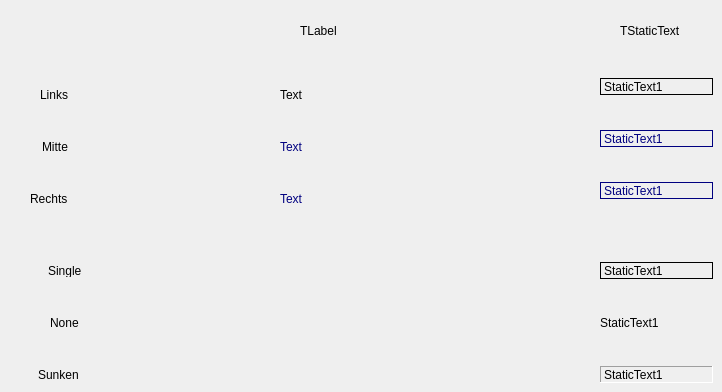
   <widget class="QWidget" name="TabSheet12">
    <attribute name="title">
     <string>Labels</string>
    </attribute>
    <property name="toolTip">
     <string></string>
    </property>
    <widget class="QLabel" name="Label16">
     <property name="geometry">
      <rect>
       <x>280</x>
       <y>88</y>
       <width>81</width>
       <height>13</height>
      </rect>
     </property>
     <property name="text">
      <string>Text</string>
     </property>
     <property name="enabled">
      <bool>true</bool>
     </property>
     <property name="toolTip">
      <string>Tooltip</string>
     </property>
    </widget>
    <widget class="QLabel" name="Label17">
     <property name="geometry">
      <rect>
       <x>40</x>
       <y>88</y>
       <width>31</width>
       <height>13</height>
      </rect>
     </property>
     <property name="text">
      <string>Links</string>
     </property>
     <property name="enabled">
      <bool>true</bool>
     </property>
     <property name="toolTip">
      <string>Tooltip</string>
     </property>
     <property name="palette">
      <palette>
       <active>
        <colorrole role="WindowText">
         <brush brushstyle="SolidPattern">
          <color alpha="255">
           <red>0</red>
           <green>0</green>
           <blue>0</blue>
          </color>
         </brush>
        </colorrole>
       </active>
       <inactive>
        <colorrole role="WindowText">
         <brush brushstyle="SolidPattern">
          <color alpha="255">
           <red>0</red>
           <green>0</green>
           <blue>0</blue>
          </color>
         </brush>
        </colorrole>
       </inactive>
       <disabled>
        <colorrole role="WindowText">
         <brush brushstyle="SolidPattern">
          <color alpha="255">
           <red>0</red>
           <green>0</green>
           <blue>0</blue>
          </color>
         </brush>
        </colorrole>
       </disabled>
      </palette>
     </property>
    </widget>
    <widget class="QLabel" name="Label18">
     <property name="geometry">
      <rect>
       <x>42</x>
       <y>140</y>
       <width>29</width>
       <height>13</height>
      </rect>
     </property>
     <property name="text">
      <string>Mitte</string>
     </property>
     <property name="enabled">
      <bool>true</bool>
     </property>
     <property name="toolTip">
      <string>Tooltip</string>
     </property>
     <property name="palette">
      <palette>
       <active>
        <colorrole role="WindowText">
         <brush brushstyle="SolidPattern">
          <color alpha="255">
           <red>0</red>
           <green>0</green>
           <blue>0</blue>
          </color>
         </brush>
        </colorrole>
       </active>
       <inactive>
        <colorrole role="WindowText">
         <brush brushstyle="SolidPattern">
          <color alpha="255">
           <red>0</red>
           <green>0</green>
           <blue>0</blue>
          </color>
         </brush>
        </colorrole>
       </inactive>
       <disabled>
        <colorrole role="WindowText">
         <brush brushstyle="SolidPattern">
          <color alpha="255">
           <red>0</red>
           <green>0</green>
           <blue>0</blue>
          </color>
         </brush>
        </colorrole>
       </disabled>
      </palette>
     </property>
    </widget>
    <widget class="QLabel" name="Label19">
     <property name="geometry">
      <rect>
       <x>30</x>
       <y>192</y>
       <width>41</width>
       <height>13</height>
      </rect>
     </property>
     <property name="text">
      <string>Rechts</string>
     </property>
     <property name="enabled">
      <bool>true</bool>
     </property>
     <property name="toolTip">
      <string>Tooltip</string>
     </property>
     <property name="palette">
      <palette>
       <active>
        <colorrole role="WindowText">
         <brush brushstyle="SolidPattern">
          <color alpha="255">
           <red>0</red>
           <green>0</green>
           <blue>0</blue>
          </color>
         </brush>
        </colorrole>
       </active>
       <inactive>
        <colorrole role="WindowText">
         <brush brushstyle="SolidPattern">
          <color alpha="255">
           <red>0</red>
           <green>0</green>
           <blue>0</blue>
          </color>
         </brush>
        </colorrole>
       </inactive>
       <disabled>
        <colorrole role="WindowText">
         <brush brushstyle="SolidPattern">
          <color alpha="255">
           <red>0</red>
           <green>0</green>
           <blue>0</blue>
          </color>
         </brush>
        </colorrole>
       </disabled>
      </palette>
     </property>
    </widget>
    <widget class="QLabel" name="Label20">
     <property name="geometry">
      <rect>
       <x>300</x>
       <y>24</y>
       <width>40</width>
       <height>13</height>
      </rect>
     </property>
     <property name="text">
      <string>TLabel</string>
     </property>
     <property name="enabled">
      <bool>true</bool>
     </property>
     <property name="toolTip">
      <string>Tooltip</string>
     </property>
     <property name="palette">
      <palette>
       <active>
        <colorrole role="WindowText">
         <brush brushstyle="SolidPattern">
          <color alpha="255">
           <red>0</red>
           <green>0</green>
           <blue>0</blue>
          </color>
         </brush>
        </colorrole>
       </active>
       <inactive>
        <colorrole role="WindowText">
         <brush brushstyle="SolidPattern">
          <color alpha="255">
           <red>0</red>
           <green>0</green>
           <blue>0</blue>
          </color>
         </brush>
        </colorrole>
       </inactive>
       <disabled>
        <colorrole role="WindowText">
         <brush brushstyle="SolidPattern">
          <color alpha="255">
           <red>0</red>
           <green>0</green>
           <blue>0</blue>
          </color>
         </brush>
        </colorrole>
       </disabled>
      </palette>
     </property>
    </widget>
    <widget class="QLabel" name="Label21">
     <property name="geometry">
      <rect>
       <x>280</x>
       <y>140</y>
       <width>81</width>
       <height>13</height>
      </rect>
     </property>
     <property name="text">
      <string>Text</string>
     </property>
     <property name="enabled">
      <bool>true</bool>
     </property>
     <property name="toolTip">
      <string>Tooltip</string>
     </property>
     <property name="palette">
      <palette>
       <active>
        <colorrole role="WindowText">
         <brush brushstyle="SolidPattern">
          <color alpha="255">
           <red>0</red>
           <green>0</green>
           <blue>128</blue>
          </color>
         </brush>
        </colorrole>
       </active>
       <inactive>
        <colorrole role="WindowText">
         <brush brushstyle="SolidPattern">
          <color alpha="255">
           <red>0</red>
           <green>0</green>
           <blue>128</blue>
          </color>
         </brush>
        </colorrole>
       </inactive>
       <disabled>
        <colorrole role="WindowText">
         <brush brushstyle="SolidPattern">
          <color alpha="255">
           <red>0</red>
           <green>0</green>
           <blue>128</blue>
          </color>
         </brush>
        </colorrole>
       </disabled>
      </palette>
     </property>
    </widget>
    <widget class="QLabel" name="Label22">
     <property name="geometry">
      <rect>
       <x>280</x>
       <y>192</y>
       <width>81</width>
       <height>13</height>
      </rect>
     </property>
     <property name="text">
      <string>Text</string>
     </property>
     <property name="enabled">
      <bool>true</bool>
     </property>
     <property name="toolTip">
      <string>Tooltip</string>
     </property>
     <property name="palette">
      <palette>
       <active>
        <colorrole role="WindowText">
         <brush brushstyle="SolidPattern">
          <color alpha="255">
           <red>0</red>
           <green>0</green>
           <blue>128</blue>
          </color>
         </brush>
        </colorrole>
       </active>
       <inactive>
        <colorrole role="WindowText">
         <brush brushstyle="SolidPattern">
          <color alpha="255">
           <red>0</red>
           <green>0</green>
           <blue>128</blue>
          </color>
         </brush>
        </colorrole>
       </inactive>
       <disabled>
        <colorrole role="WindowText">
         <brush brushstyle="SolidPattern">
          <color alpha="255">
           <red>0</red>
           <green>0</green>
           <blue>128</blue>
          </color>
         </brush>
        </colorrole>
       </disabled>
      </palette>
     </property>
    </widget>
    <widget class="QLabel" name="Label23">
     <property name="geometry">
      <rect>
       <x>620</x>
       <y>24</y>
       <width>67</width>
       <height>13</height>
      </rect>
     </property>
     <property name="text">
      <string>TStaticText</string>
     </property>
     <property name="enabled">
      <bool>true</bool>
     </property>
     <property name="toolTip">
      <string>Tooltip</string>
     </property>
     <property name="palette">
      <palette>
       <active>
        <colorrole role="WindowText">
         <brush brushstyle="SolidPattern">
          <color alpha="255">
           <red>0</red>
           <green>0</green>
           <blue>0</blue>
          </color>
         </brush>
        </colorrole>
       </active>
       <inactive>
        <colorrole role="WindowText">
         <brush brushstyle="SolidPattern">
          <color alpha="255">
           <red>0</red>
           <green>0</green>
           <blue>0</blue>
          </color>
         </brush>
        </colorrole>
       </inactive>
       <disabled>
        <colorrole role="WindowText">
         <brush brushstyle="SolidPattern">
          <color alpha="255">
           <red>0</red>
           <green>0</green>
           <blue>0</blue>
          </color>
         </brush>
        </colorrole>
       </disabled>
      </palette>
     </property>
    </widget>
    <widget class="QLabel" name="Label24">
     <property name="geometry">
      <rect>
       <x>48</x>
       <y>264</y>
       <width>36</width>
       <height>13</height>
      </rect>
     </property>
     <property name="text">
      <string>Single</string>
     </property>
     <property name="enabled">
      <bool>true</bool>
     </property>
     <property name="toolTip">
      <string>Tooltip</string>
     </property>
     <property name="palette">
      <palette>
       <active>
        <colorrole role="WindowText">
         <brush brushstyle="SolidPattern">
          <color alpha="255">
           <red>0</red>
           <green>0</green>
           <blue>0</blue>
          </color>
         </brush>
        </colorrole>
       </active>
       <inactive>
        <colorrole role="WindowText">
         <brush brushstyle="SolidPattern">
          <color alpha="255">
           <red>0</red>
           <green>0</green>
           <blue>0</blue>
          </color>
         </brush>
        </colorrole>
       </inactive>
       <disabled>
        <colorrole role="WindowText">
         <brush brushstyle="SolidPattern">
          <color alpha="255">
           <red>0</red>
           <green>0</green>
           <blue>0</blue>
          </color>
         </brush>
        </colorrole>
       </disabled>
      </palette>
     </property>
    </widget>
    <widget class="QLabel" name="Label25">
     <property name="geometry">
      <rect>
       <x>50</x>
       <y>316</y>
       <width>31</width>
       <height>13</height>
      </rect>
     </property>
     <property name="text">
      <string>None</string>
     </property>
     <property name="enabled">
      <bool>true</bool>
     </property>
     <property name="toolTip">
      <string>Tooltip</string>
     </property>
     <property name="palette">
      <palette>
       <active>
        <colorrole role="WindowText">
         <brush brushstyle="SolidPattern">
          <color alpha="255">
           <red>0</red>
           <green>0</green>
           <blue>0</blue>
          </color>
         </brush>
        </colorrole>
       </active>
       <inactive>
        <colorrole role="WindowText">
         <brush brushstyle="SolidPattern">
          <color alpha="255">
           <red>0</red>
           <green>0</green>
           <blue>0</blue>
          </color>
         </brush>
        </colorrole>
       </inactive>
       <disabled>
        <colorrole role="WindowText">
         <brush brushstyle="SolidPattern">
          <color alpha="255">
           <red>0</red>
           <green>0</green>
           <blue>0</blue>
          </color>
         </brush>
        </colorrole>
       </disabled>
      </palette>
     </property>
    </widget>
    <widget class="QLabel" name="Label26">
     <property name="geometry">
      <rect>
       <x>38</x>
       <y>368</y>
       <width>44</width>
       <height>13</height>
      </rect>
     </property>
     <property name="text">
      <string>Sunken</string>
     </property>
     <property name="enabled">
      <bool>true</bool>
     </property>
     <property name="toolTip">
      <string>Tooltip</string>
     </property>
     <property name="palette">
      <palette>
       <active>
        <colorrole role="WindowText">
         <brush brushstyle="SolidPattern">
          <color alpha="255">
           <red>0</red>
           <green>0</green>
           <blue>0</blue>
          </color>
         </brush>
        </colorrole>
       </active>
       <inactive>
        <colorrole role="WindowText">
         <brush brushstyle="SolidPattern">
          <color alpha="255">
           <red>0</red>
           <green>0</green>
           <blue>0</blue>
          </color>
         </brush>
        </colorrole>
       </inactive>
       <disabled>
        <colorrole role="WindowText">
         <brush brushstyle="SolidPattern">
          <color alpha="255">
           <red>0</red>
           <green>0</green>
           <blue>0</blue>
          </color>
         </brush>
        </colorrole>
       </disabled>
      </palette>
     </property>
    </widget>
    <widget class="QLabel" name="StaticText1">
     <property name="geometry">
      <rect>
       <x>600</x>
       <y>262</y>
       <width>113</width>
       <height>17</height>
      </rect>
     </property>
     <property name="text">
      <string>StaticText1</string>
     </property>
     <property name="enabled">
      <bool>true</bool>
     </property>
     <property name="toolTip">
      <string>Tooltip</string>
     </property>
     <property name="frameShape">
      <enum>QFrame::Panel</enum>
     </property>
     <property name="frameShadow">
      <enum>QFrame::Plain</enum>
     </property>
    </widget>
    <widget class="QLabel" name="StaticText2">
     <property name="geometry">
      <rect>
       <x>600</x>
       <y>314</y>
       <width>113</width>
       <height>17</height>
      </rect>
     </property>
     <property name="text">
      <string>StaticText1</string>
     </property>
     <property name="enabled">
      <bool>true</bool>
     </property>
     <property name="toolTip">
      <string>Tooltip</string>
     </property>
    </widget>
    <widget class="QLabel" name="StaticText3">
     <property name="geometry">
      <rect>
       <x>600</x>
       <y>366</y>
       <width>113</width>
       <height>17</height>
      </rect>
     </property>
     <property name="text">
      <string>StaticText1</string>
     </property>
     <property name="enabled">
      <bool>true</bool>
     </property>
     <property name="toolTip">
      <string>Tooltip</string>
     </property>
     <property name="frameShape">
      <enum>QFrame::Panel</enum>
     </property>
     <property name="frameShadow">
      <enum>QFrame::Sunken</enum>
     </property>
    </widget>
    <widget class="QLabel" name="StaticText4">
     <property name="geometry">
      <rect>
       <x>600</x>
       <y>78</y>
       <width>113</width>
       <height>17</height>
      </rect>
     </property>
     <property name="text">
      <string>StaticText1</string>
     </property>
     <property name="enabled">
      <bool>true</bool>
     </property>
     <property name="toolTip">
      <string>Tooltip</string>
     </property>
     <property name="frameShape">
      <enum>QFrame::Panel</enum>
     </property>
     <property name="frameShadow">
      <enum>QFrame::Plain</enum>
     </property>
    </widget>
    <widget class="QLabel" name="StaticText5">
     <property name="geometry">
      <rect>
       <x>600</x>
       <y>130</y>
       <width>113</width>
       <height>17</height>
      </rect>
     </property>
     <property name="text">
      <string>StaticText1</string>
     </property>
     <property name="enabled">
      <bool>true</bool>
     </property>
     <property name="toolTip">
      <string>Tooltip</string>
     </property>
     <property name="frameShape">
      <enum>QFrame::Panel</enum>
     </property>
     <property name="frameShadow">
      <enum>QFrame::Plain</enum>
     </property>
     <property name="palette">
      <palette>
       <active>
        <colorrole role="WindowText">
         <brush brushstyle="SolidPattern">
          <color alpha="255">
           <red>0</red>
           <green>0</green>
           <blue>128</blue>
          </color>
         </brush>
        </colorrole>
       </active>
       <inactive>
        <colorrole role="WindowText">
         <brush brushstyle="SolidPattern">
          <color alpha="255">
           <red>0</red>
           <green>0</green>
           <blue>128</blue>
          </color>
         </brush>
        </colorrole>
       </inactive>
       <disabled>
        <colorrole role="WindowText">
         <brush brushstyle="SolidPattern">
          <color alpha="255">
           <red>0</red>
           <green>0</green>
           <blue>128</blue>
          </color>
         </brush>
        </colorrole>
       </disabled>
      </palette>
     </property>
    </widget>
    <widget class="QLabel" name="StaticText6">
     <property name="geometry">
      <rect>
       <x>600</x>
       <y>182</y>
       <width>113</width>
       <height>17</height>
      </rect>
     </property>
     <property name="text">
      <string>StaticText1</string>
     </property>
     <property name="enabled">
      <bool>true</bool>
     </property>
     <property name="toolTip">
      <string>Tooltip</string>
     </property>
     <property name="frameShape">
      <enum>QFrame::Panel</enum>
     </property>
     <property name="frameShadow">
      <enum>QFrame::Plain</enum>
     </property>
     <property name="palette">
      <palette>
       <active>
        <colorrole role="WindowText">
         <brush brushstyle="SolidPattern">
          <color alpha="255">
           <red>0</red>
           <green>0</green>
           <blue>128</blue>
          </color>
         </brush>
        </colorrole>
       </active>
       <inactive>
        <colorrole role="WindowText">
         <brush brushstyle="SolidPattern">
          <color alpha="255">
           <red>0</red>
           <green>0</green>
           <blue>128</blue>
          </color>
         </brush>
        </colorrole>
       </inactive>
       <disabled>
        <colorrole role="WindowText">
         <brush brushstyle="SolidPattern">
          <color alpha="255">
           <red>0</red>
           <green>0</green>
           <blue>128</blue>
          </color>
         </brush>
        </colorrole>
       </disabled>
      </palette>
     </property>
    </widget>
   </widget>
